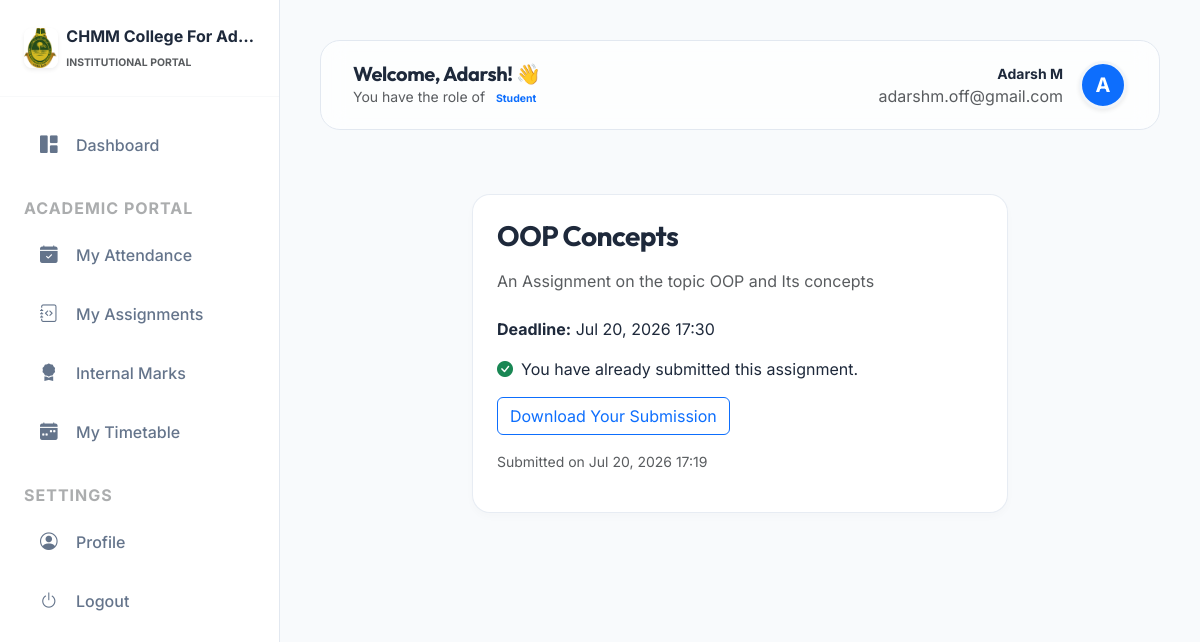
/management/assignments/2/submit/ (signed in), run on the app's committed database.
### colleges/models.py (models this page shows, shortened)
class College(models.Model):
    STATUS_CHOICES = (
        ('PENDING', 'Pending Approval'),
        ('APPROVED', 'Approved'),
        ('REJECTED', 'Rejected'),
    )
    name = models.CharField(max_length=255)
    slug = models.SlugField(unique=True, blank=True)
    logo = models.ImageField(upload_to='college_logos/', null=True, blank=True)
    theme_color = models.CharField(max_length=7, default='#3b82f6')
    address = models.TextField()
    contact_email = models.EmailField()
    phone_number = models.CharField(max_length=15, blank=True)
    district = models.CharField(max_length=100, blank=True)
    university_affiliation = models.CharField(max_length=500, blank=True, help_text="Comma-separated list of affiliated universities.")
    description = models.TextField(blank=True, help_text="Briefly describe your institution.")
    established_year = models.PositiveIntegerField(null=True, blank=True)
    registration_number = models.CharField(max_length=100, unique=True, null=True)
    website = models.URLField(null=True, blank=True)
    verification_document = models.FileField(upload_to='verification_docs/', null=True, blank=True)
    status = models.CharField(max_length=20, choices=STATUS_CHOICES, default='PENDING')
    rejection_reason = models.TextField(blank=True, null=True, help_text="Reason for rejection, shown to the institution.")
    slug_updated = models.BooleanField(default=False)
    created_at = models.DateTimeField(auto_now_add=True)

### accounts/models.py (models this page shows, shortened)
class CustomUser(AbstractUser):
    ROLES = (
        ('SUPER_ADMIN', 'Super Admin'),
        ('COLLEGE_ADMIN', 'College Admin'),
        ('HOD', 'Head of Department'),
        ('TEACHER', 'Teacher'),
        ('STUDENT', 'Student'),
    )
    username = None
    email = models.EmailField(unique=True)
    role = models.CharField(max_length=20, choices=ROLES, default='STUDENT')
    college = models.ForeignKey(College, on_delete=models.CASCADE, null=True, blank=True, related_name='users')
    objects = CustomUserManager()
    USERNAME_FIELD = 'email'
    REQUIRED_FIELDS = []

### management/models.py (models this page shows, shortened)
class TenantModel(models.Model):
    college = models.ForeignKey(College, on_delete=models.CASCADE)
    created_at = models.DateTimeField(auto_now_add=True)
    updated_at = models.DateTimeField(auto_now=True)
    class Meta:
        abstract = True

class Assignment(TenantModel):
    teacher = models.ForeignKey(TeacherProfile, on_delete=models.CASCADE)
    title = models.CharField(max_length=255)
    description = models.TextField()
    file = models.FileField(upload_to='assignments/')
    deadline = models.DateTimeField()

class Submission(TenantModel):
    assignment = models.ForeignKey(Assignment, on_delete=models.CASCADE, related_name='submissions')
    student = models.ForeignKey(StudentProfile, on_delete=models.CASCADE)
    file = models.FileField(upload_to='submissions/')
    marks = models.DecimalField(max_digits=5, decimal_places=2, null=True, blank=True)
    feedback = models.TextField(blank=True)
    submitted_at = models.DateTimeField(auto_now_add=True)

### management/views.py (the view, shortened to what this page needs)
# urls.py: path('assignments/<int:pk>/submit/', views.submit_assignment, name='submit_assignment'),
@login_required
def submit_assignment(request, pk):
    if request.user.role != 'STUDENT': return redirect('dashboard')
    assignment = get_object_or_404(Assignment, pk=pk)
    student = request.user.student_profile
    submission = Submission.objects.filter(assignment=assignment, student=student).first()
    return render(request, 'management/submit_assignment.html', {'assignment': assignment, 'submission': submission})

### management/templates/management/submit_assignment.html (shortened to what this page needs)
{% extends 'base.html' %}
{% block content %}
<div class="container py-4">
  <div class="row justify-content-center">
    <div class="col-lg-8">
      <div class="submission-card">
        <h3 class="fw-bold mb-3">{{ assignment.title }}</h3>
        <p class="text-muted mb-4">{{ assignment.description|linebreaksbr }}</p>
        <p><strong>Deadline:</strong> {{ assignment.deadline|date:"M d, Y H:i" }}</p>
        {% if submission %}
          <p class="mt-3"><i class="bi bi-check-circle-fill text-success me-2"></i>You have already submitted this assignment.</p>
          <a href="{{ submission.file.url }}" class="btn btn-outline-primary mb-3" download>Download Your Submission</a>
          <p class="text-muted small">Submitted on {{ submission.submitted_at|date:"M d, Y H:i" }}</p>
        {% endif %}
      </div>
    </div>
  </div>
</div>
{% endblock %}

### templates/base.html (shortened to what this page needs)
{% load static %}
<!DOCTYPE html>
<html lang="en">
<head>
    <link href="https://cdn.jsdelivr.net/npm/bootstrap@5.3.0/dist/css/bootstrap.min.css" rel="stylesheet">
    <link rel="stylesheet" href="https://cdn.jsdelivr.net/npm/bootstrap-icons@1.11.1/font/bootstrap-icons.css">
</head>
<body>
    {% if user.is_authenticated %}
    <aside class="sidebar" id="sidebar">
        <div class="p-4 mb-3 d-flex align-items-center border-bottom border-light">
            {% if request.college.logo %}
            <img src="{{ request.college.logo.url }}" alt="Logo" height="40" class="me-2 rounded-3 shadow-sm">
            {% else %}
            <div class="bg-primary rounded-3 p-2 me-2 shadow-sm"><i class="bi bi-mortarboard-fill text-white fs-5"></i></div>
            {% endif %}
            <div class="overflow-hidden">
                <span class="fs-6 fw-bold text-main d-block text-truncate">{{ request.college.name|default:"Management Panel" }}</span>
                <span class="x-small text-muted text-uppercase fw-bold letter-spacing-1" style="font-size: 0.65rem;">Institutional Portal</span>
            </div>
        </div>
        <nav class="mt-2" style="max-height: calc(100vh - 100px); overflow-y: auto; overflow-x: hidden;">
            {% if user.role == 'SUPER_ADMIN' %}
            <a href="{% url 'college_approval_queue' %}"
                class="nav-link-custom {% if request.resolver_match.url_name == 'college_approval_queue' %}active{% endif %}">
                <i class="bi bi-speedometer2"></i> Management Console
            </a>
            {% else %}
            <a href="{% url 'dashboard' %}"
                class="nav-link-custom {% if request.resolver_match.url_name == 'dashboard' %}active{% endif %}">
                <i class="bi bi-grid-1x2-fill"></i> Dashboard
            </a>
            {% endif %}
            {% if user.role == 'STUDENT' %}
            <div class="px-4 mt-4 mb-2 text-uppercase x-small fw-bold text-muted opacity-50" style="letter-spacing: 1px;">Academic Portal</div>
            <a href="{% url 'student_attendance' %}" class="nav-link-custom {% if request.resolver_match.url_name == 'student_attendance' %}active{% endif %}">
                <i class="bi bi-calendar-check-fill"></i> My Attendance
            </a>
            <a href="{% url 'student_assignments' %}" class="nav-link-custom {% if request.resolver_match.url_name == 'student_assignments' %}active{% endif %}">
                <i class="bi bi-journal-code"></i> My Assignments
            </a>
            <a href="{% url 'student_grades' %}" class="nav-link-custom {% if request.resolver_match.url_name == 'student_grades' %}active{% endif %}">
                <i class="bi bi-award-fill"></i> Internal Marks
            </a>
            <a href="{% url 'student_timetable' %}" class="nav-link-custom {% if request.resolver_match.url_name == 'student_timetable' %}active{% endif %}">
                <i class="bi bi-calendar-week-fill"></i> My Timetable
            </a>
            {% endif %}
            <div class="px-4 mt-4 mb-2 text-uppercase x-small fw-bold text-muted opacity-50" style="letter-spacing: 1px;">Settings</div>
            <a href="{% url 'edit_profile' %}" class="nav-link-custom {% if 'profile' in request.path %}active{% endif %}">
                <i class="bi bi-person-circle"></i> Profile
            </a>
            <form action="{% url 'logout' %}" method="post" class="m-0">
                <button type="submit" class="nav-link-custom border-0 bg-transparent w-100 text-start">
                    <i class="bi bi-power"></i> Logout
                </button>
            </form>
        </nav>
    </aside>
    {% endif %}
    <main class="{% if user.is_authenticated %}main-content{% endif %}">
        {% if user.is_authenticated %}
        <header class="header-glass animate-up">
            <div class="d-flex align-items-center">
                <div>
                    <h5 class="fw-bold mb-0">Welcome, {{ user.first_name }}! 👋</h5>
                    <p class="text-muted small mb-0 d-none d-md-block">You have the role of <span class="badge bg-primary-soft text-primary rounded-pill">{{ user.get_role_display }}</span></p>
                </div>
            </div>
            <div class="d-flex align-items-center gap-3">
                <div class="d-flex align-items-center gap-3">
                    <div class="text-end d-none d-md-block">
                        <span class="fw-bold d-block small">{{ user.get_full_name }}</span>
                        <span class="text-muted x-small">{{ user.email }}</span>
                    </div>
                    <div class="bg-primary rounded-circle shadow-sm d-flex align-items-center justify-content-center"
                        style="width: 48px; height: 48px; border: 3px solid var(--surface-2);">
                        <span class="fw-bold text-white fs-5">{{ user.first_name|first|upper }}</span>
                    </div>
                </div>
            </div>
        </header>
        {% endif %}
        <div class="container-fluid p-0 animate-up">
            {% block content %}{% endblock %}
        </div>
    </main>
</body>
</html>

### management/templates/management/submit_assignment.html (style rules this page uses)
.submission-card { border-radius: 18px; border: 1px solid rgba(226,232,240,0.8); background:#fff; box-shadow:0 4px 8px rgba(0,0,0,0.02); padding:1.5rem; }

### data on the page
College: college.logo (picture), college.name "CHMM College For Ad…"
CustomUser: first_name "Adarsh", role "Student", get_full_name "Adarsh M", email "adarshm.off@gmail.com", first_name|first "A"
Assignment: title "OOP Concepts", description "An Assignment on the topic OOP and Its concepts", deadline "Jul 20, 2026 17:30"
Submission: submitted_at "Jul 20, 2026 17:19"
